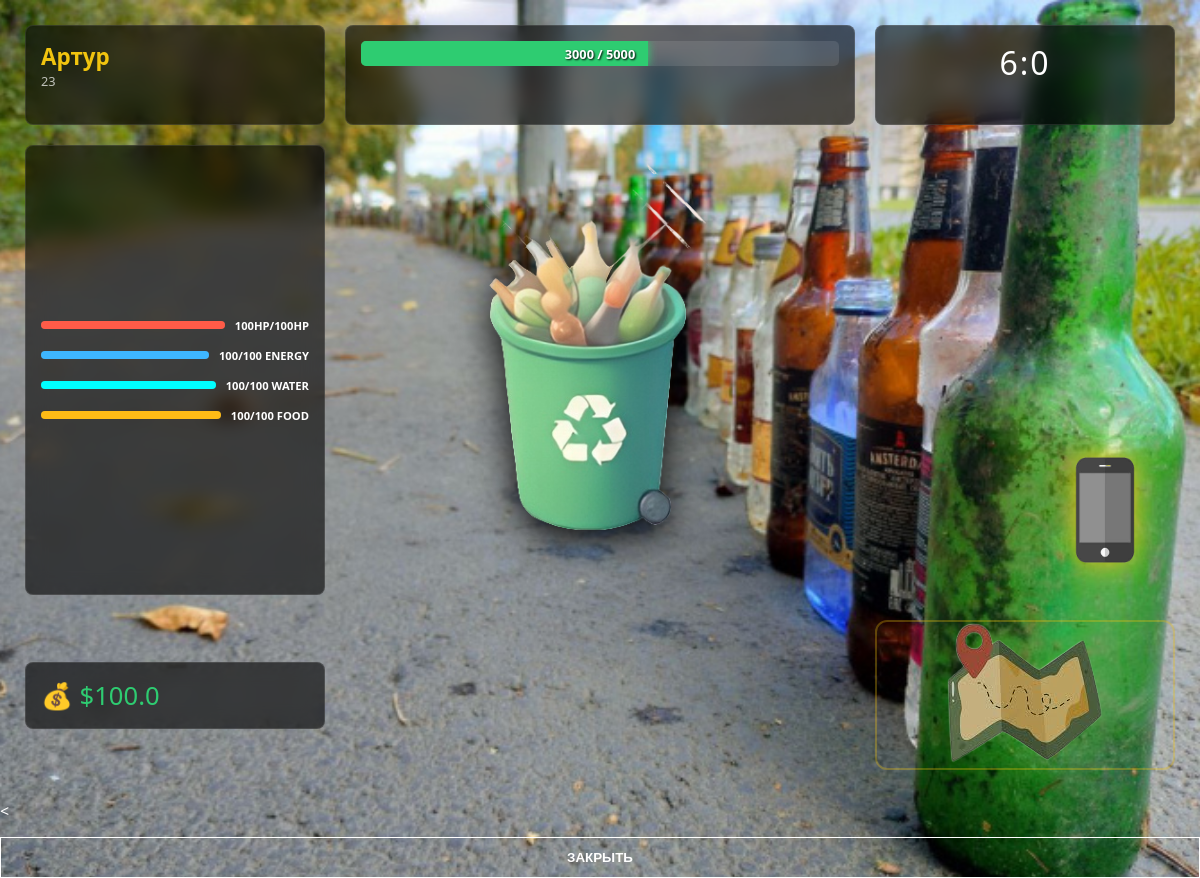
Before: /bottles (signed in) with the older database file.
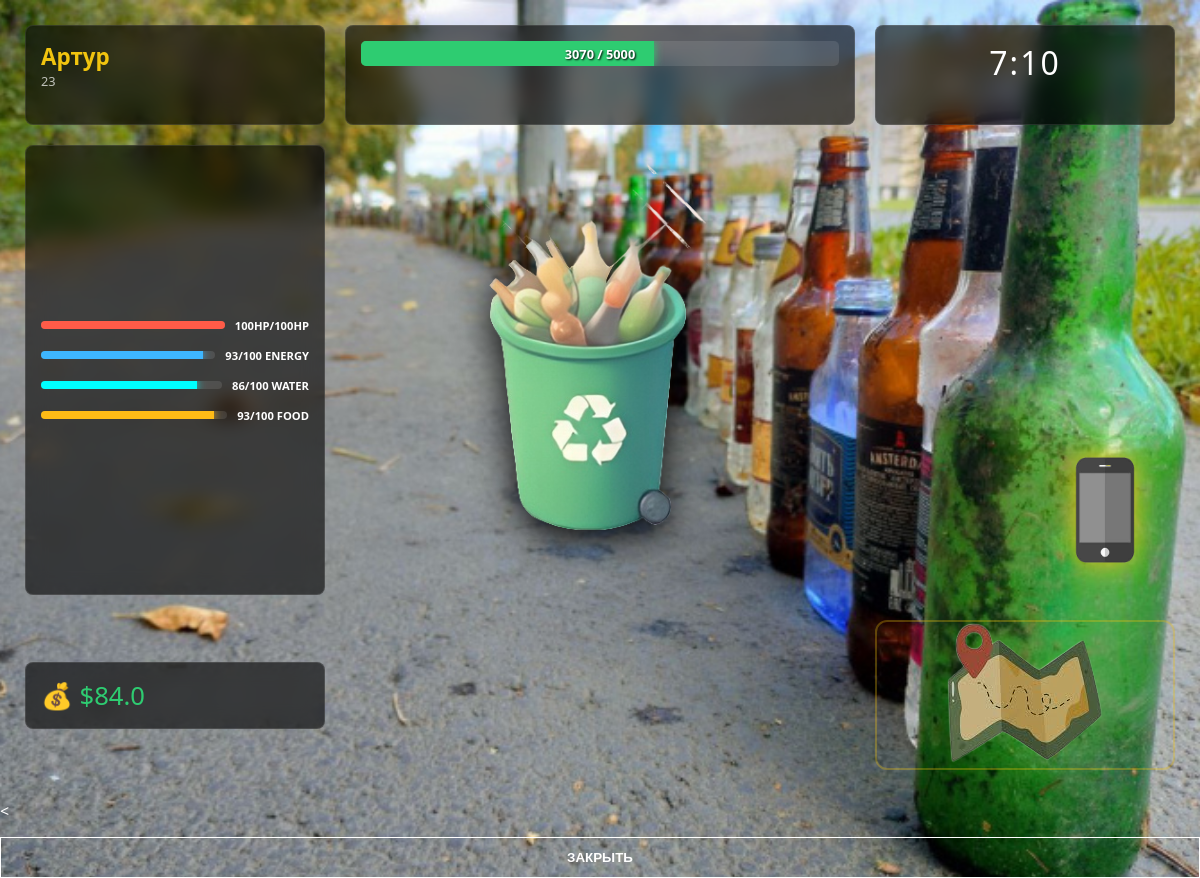
After: the same page with the newer database file.
### models.py (models this page shows)
class BaseModel(Model):
    class Meta:
        database = db

class Player(BaseModel):
    avatar = ForeignKeyField(Avatars, backref="players")
    login = CharField(unique=True)
    password = CharField()
    hp = IntegerField(default=100)
    energy = IntegerField(default=100)
    max_hp = IntegerField(default=100)
    max_energy = IntegerField(default=100)
    charisma = IntegerField(default=0)
    charisma_bonus = IntegerField(default=0)
    money = FloatField(default=0)
    glory = IntegerField(default=0)
    xp = IntegerField(default=0)
    xp_bonus = FloatField(default=1)
    age = IntegerField()
    name = CharField()
    location = ForeignKeyField(Locations, backref="players")
    job = ForeignKeyField(Jobs, backref="players", null=True)
    satiety = IntegerField(default=100)
    max_satiety = IntegerField(default=100)
    hydration = IntegerField(default=100)
    max_hydration = IntegerField(default=100)
    time = IntegerField(default=0)
    days = IntegerField(default=0)

### main.py (the view)
@app.route("/bottles")
def bottles():
    if session.get("is_auth") != True:
        return redirect("/")
    player = Player.get_or_none(login=session["login"])
    player.job = 1
    player.location = 1
    player.save()
    hours = player.time // 60
    minutes = player.time % 60
    return render_template("job1.html", player=player, hours=hours, minutes=minutes)

### templates/job1.html (shortened to what this page needs)
<!doctype html>
<html lang="ru">
  <head>
    <link rel="stylesheet" href="../static/css/job_css/job1.css" />
  </head>
  <body>
    <div class="parent">
      <div class="NameAgeDiv">
        <div class="NameDiv">{{player.name}}</div>
        <div class="AgeDiv">{{player.age}}</div>
      </div>
      <div class="XP-NextLvl">
        <div class="xp-bar">
          <div id="xp-fill" class="AvailableEx"></div>
          <div class="xp-text">
            <span id="current-xp">{{player.xp}}</span> / <span id="max-xp">5000</span>
          </div>
        </div>
      </div>
      <div class="TimeDiv">
        <span class="HourDiv">{{hours}}</span>:<span class="MinuteDiv">{{minutes}}</span>
      </div>
      <div class="TrailerDiv" id="click">
        <div class="trailer-img">
          <img src="../static/img/job-img/job1_img.png" alt="Trailer"/>
        </div>
      </div>
      <div class="stats">
        <div class="stat-row hp">
          <div class="bar"><div id="hp-fill" class="fill"></div></div>
          <span>{{player.hp}}HP/{{player.max_hp}}HP</span>
        </div>
        <div class="stat-row energy">
          <div class="bar"><div id="energy-fill" class="fill"></div></div>
          <span>{{player.energy}}/{{player.max_energy}} ENERGY</span>
        </div>
        <div class="stat-row hydration">
          <div class="bar"><div id="water-fill" class="fill"></div></div>
          <span>{{player.hydration}}/{{player.max_hydration}} WATER</span>
        </div>
        <div class="stat-row satiety">
          <div class="bar"><div id="food-fill" class="fill"></div></div>
          <span>{{player.satiety}}/{{player.max_satiety}} FOOD</span>
        </div>
      </div>
      <div class="MoneyDiv">
        <div class="wallet-img">💰 ${{player.money}}</div>
      </div>
      <div class="PhoneDiv">
        <div class="phone-content">
          <img src="../static/img/phone.png" alt="Phone" />
        </div>
      </div>
      <label for="map-toggle" class="MapDiv">
        <div class="Map-img">
          <img src="../static/img/карта.png" alt="Map" />
        </div>
      </label>
    </div>
    <
        <button id="close-phone">ЗАКРЫТЬ</button>
  </body>
</html>

Changed rows visible on the page:
changed Player "Артур": xp "3000" → "3070"; energy "100" → "93"; hydration "100" → "86"; satiety "100" → "93"; money "100.0" → "84.0"
Other visible differences:
{{ hours }}: "6" → "7"
{{ minutes }}: "0" → "10"
